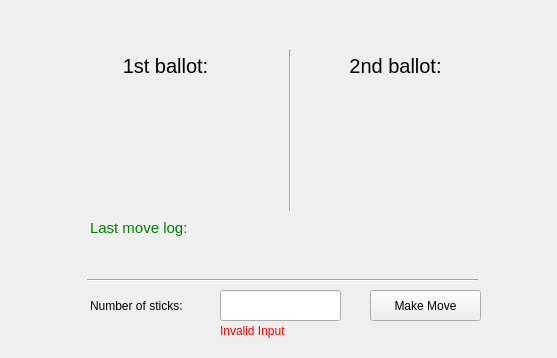
<?xml version="1.0" encoding="UTF-8"?>
<ui version="4.0">
 <class>GamePlayWidget</class>
 <widget class="QWidget" name="GamePlayWidget">
  <property name="geometry">
   <rect>
    <x>0</x>
    <y>0</y>
    <width>557</width>
    <height>358</height>
   </rect>
  </property>
  <property name="windowTitle">
   <string>Form</string>
  </property>
  <widget class="QLabel" name="label">
   <property name="geometry">
    <rect>
     <x>90</x>
     <y>220</y>
     <width>131</width>
     <height>16</height>
    </rect>
   </property>
   <property name="styleSheet">
    <string notr="true">color: green;
font-size: 15px;</string>
   </property>
   <property name="text">
    <string>Last move log:</string>
   </property>
  </widget>
  <widget class="QLabel" name="lastMoveLog">
   <property name="geometry">
    <rect>
     <x>90</x>
     <y>240</y>
     <width>391</width>
     <height>31</height>
    </rect>
   </property>
   <property name="text">
    <string>&lt;Some log&gt;</string>
   </property>
  </widget>
  <widget class="QLabel" name="label_2">
   <property name="geometry">
    <rect>
     <x>90</x>
     <y>290</y>
     <width>121</width>
     <height>31</height>
    </rect>
   </property>
   <property name="text">
    <string>Number of sticks:</string>
   </property>
  </widget>
  <widget class="QLineEdit" name="numberInput">
   <property name="geometry">
    <rect>
     <x>220</x>
     <y>290</y>
     <width>121</width>
     <height>31</height>
    </rect>
   </property>
  </widget>
  <widget class="QPushButton" name="makeMoveButton">
   <property name="geometry">
    <rect>
     <x>370</x>
     <y>290</y>
     <width>111</width>
     <height>31</height>
    </rect>
   </property>
   <property name="text">
    <string>Make Move</string>
   </property>
  </widget>
  <widget class="Line" name="line">
   <property name="geometry">
    <rect>
     <x>87</x>
     <y>270</y>
     <width>391</width>
     <height>20</height>
    </rect>
   </property>
   <property name="orientation">
    <enum>Qt::Horizontal</enum>
   </property>
  </widget>
  <widget class="QLabel" name="label_3">
   <property name="geometry">
    <rect>
     <x>90</x>
     <y>40</y>
     <width>151</width>
     <height>51</height>
    </rect>
   </property>
   <property name="styleSheet">
    <string notr="true">font-size: 20px;</string>
   </property>
   <property name="text">
    <string>1st ballot:</string>
   </property>
   <property name="alignment">
    <set>Qt::AlignCenter</set>
   </property>
  </widget>
  <widget class="Line" name="line_2">
   <property name="geometry">
    <rect>
     <x>280</x>
     <y>50</y>
     <width>20</width>
     <height>161</height>
    </rect>
   </property>
   <property name="orientation">
    <enum>Qt::Vertical</enum>
   </property>
  </widget>
  <widget class="QLabel" name="label_4">
   <property name="geometry">
    <rect>
     <x>320</x>
     <y>40</y>
     <width>151</width>
     <height>51</height>
    </rect>
   </property>
   <property name="styleSheet">
    <string notr="true">font-size: 20px;</string>
   </property>
   <property name="text">
    <string>2nd ballot:</string>
   </property>
   <property name="alignment">
    <set>Qt::AlignCenter</set>
   </property>
  </widget>
  <widget class="QLabel" name="inFirstBallot">
   <property name="geometry">
    <rect>
     <x>100</x>
     <y>100</y>
     <width>121</width>
     <height>71</height>
    </rect>
   </property>
   <property name="styleSheet">
    <string notr="true">font-size:30px;</string>
   </property>
   <property name="text">
    <string>&lt;N&gt;</string>
   </property>
   <property name="alignment">
    <set>Qt::AlignCenter</set>
   </property>
  </widget>
  <widget class="QLabel" name="inSecondBallot">
   <property name="geometry">
    <rect>
     <x>330</x>
     <y>100</y>
     <width>121</width>
     <height>71</height>
    </rect>
   </property>
   <property name="styleSheet">
    <string notr="true">font-size:30px;</string>
   </property>
   <property name="text">
    <string>&lt;N&gt;</string>
   </property>
   <property name="alignment">
    <set>Qt::AlignCenter</set>
   </property>
  </widget>
  <widget class="QLabel" name="nameLabel">
   <property name="geometry">
    <rect>
     <x>20</x>
     <y>0</y>
     <width>261</width>
     <height>41</height>
    </rect>
   </property>
   <property name="styleSheet">
    <string notr="true">font-size: 18px;</string>
   </property>
   <property name="text">
    <string>&lt;NAME&gt;</string>
   </property>
  </widget>
  <widget class="QLabel" name="invalidInputLabel">
   <property name="geometry">
    <rect>
     <x>220</x>
     <y>320</y>
     <width>171</width>
     <height>21</height>
    </rect>
   </property>
   <property name="styleSheet">
    <string notr="true">color:red;</string>
   </property>
   <property name="text">
    <string>Invalid Input</string>
   </property>
  </widget>
 </widget>
 <resources/>
 <connections/>
</ui>
